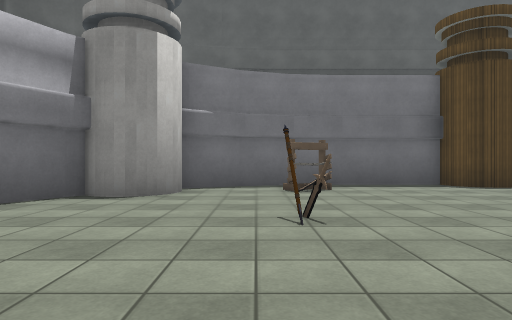
View 1 (above)

19 first-person views from a walk through a 3-D level made in the Unity game engine. The camera is 1.2 m above the floor, looks level and sees 75° across. The floor is counted in squares, 2 m on a side. Each view is taken from the middle of a square. On the plan, view 1 faces up. The plan holds only what a view shows up to about 10 squares ahead; the rest is blank. The place goes on beyond the plan. The player character is not drawn. Some surface patterns are stand-ins.

View 2
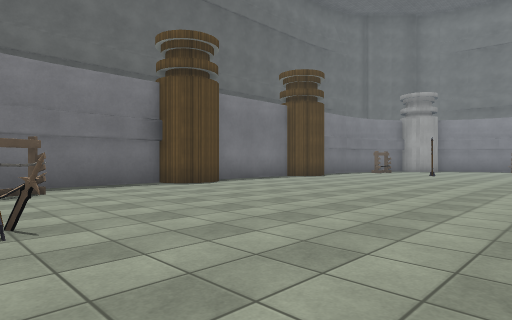

View 3
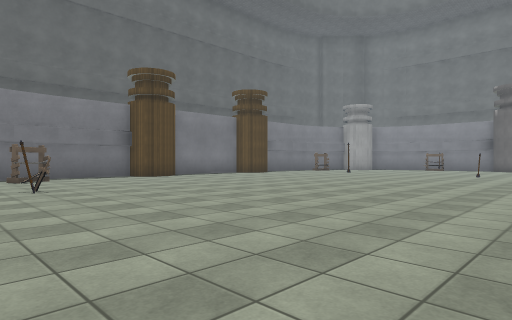

View 4
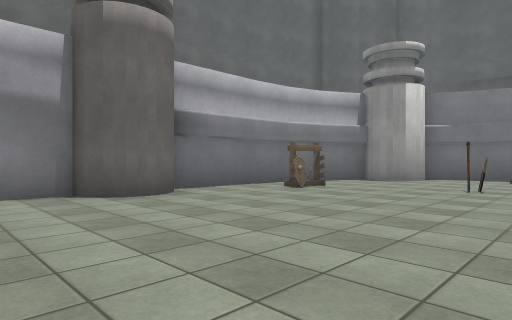

View 5
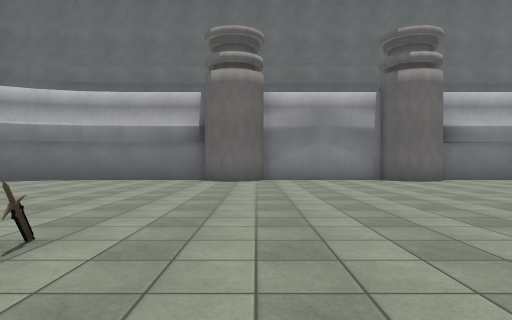

View 6
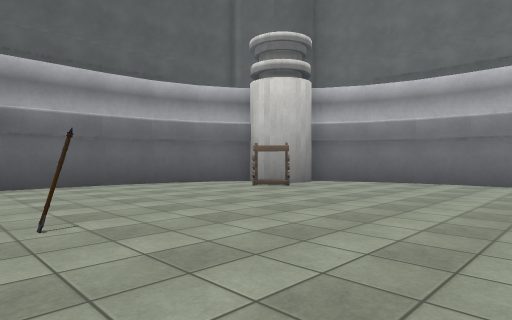

View 7
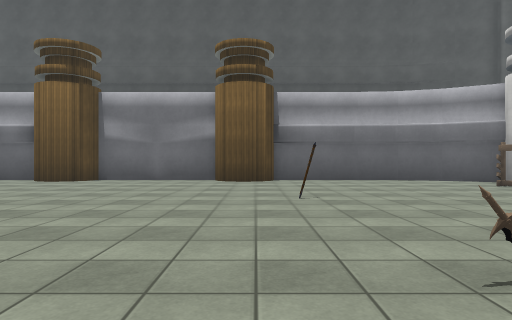

View 8
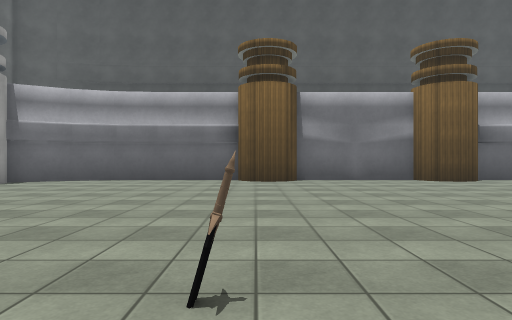

View 9
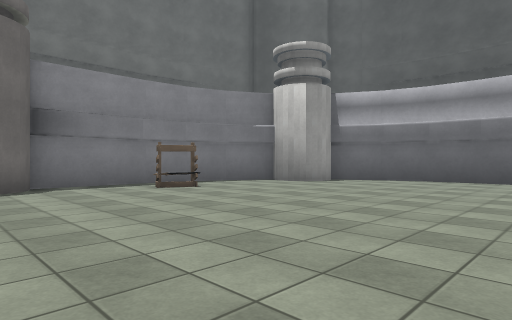

View 10
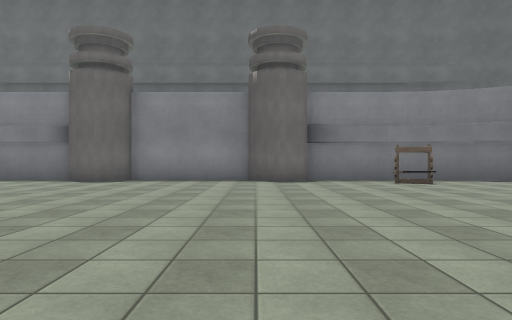

View 11
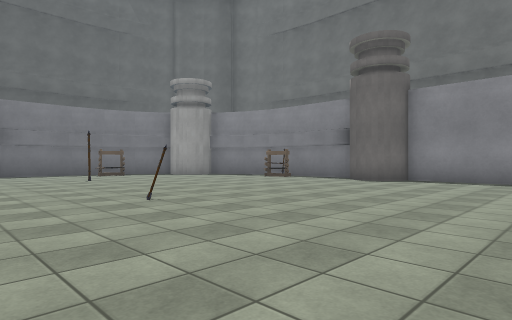

View 12
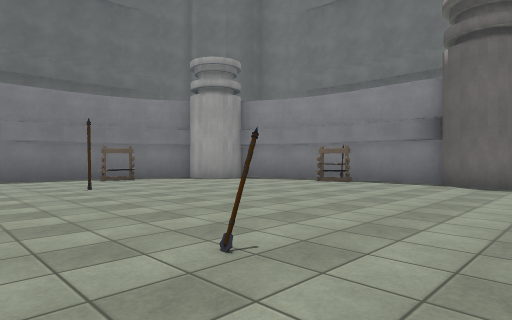

View 13
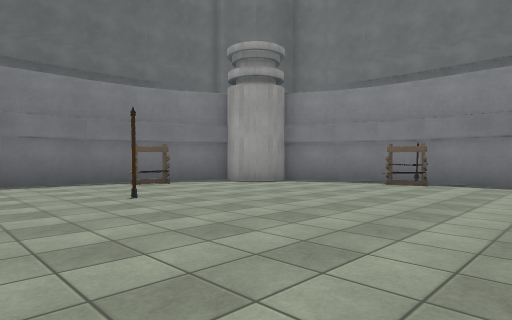

View 14
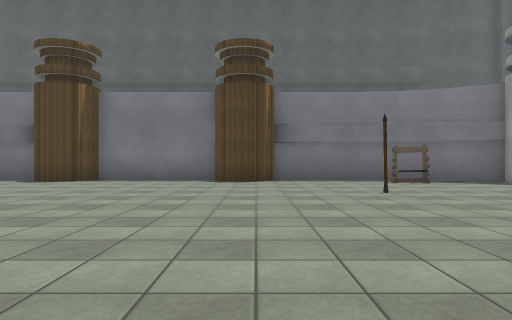

View 15
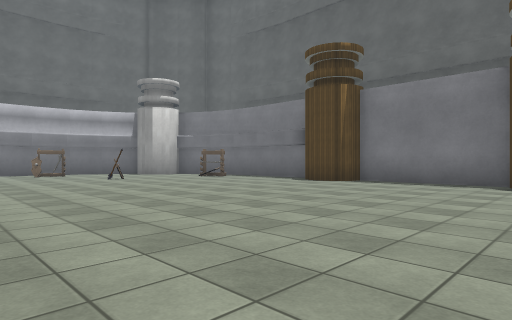

View 16
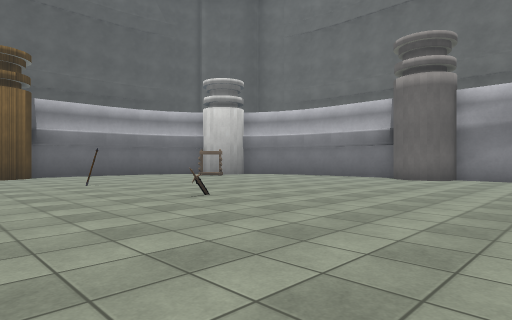

View 17
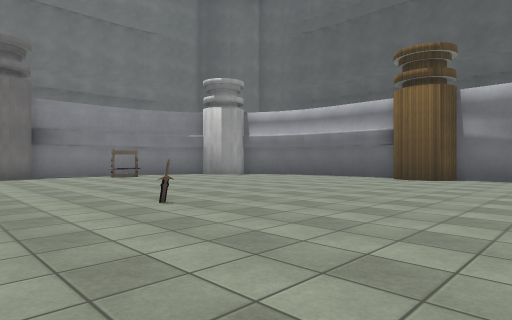

View 18
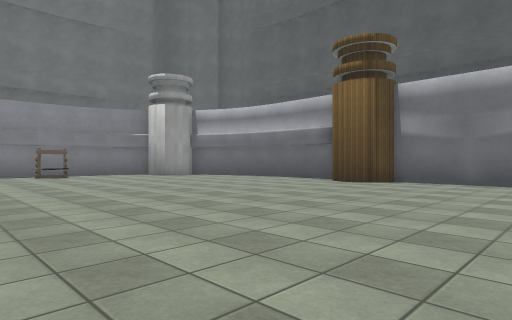

View 19
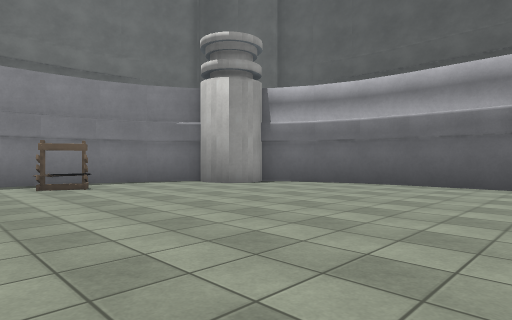

### Floor plan
Key: @ floor where view 1 was taken; # wall or solid block; . floor; R rack; S sword; H shield; O other object.
Columns run from 4 left of view 1 to 20 right of it. Each row starts with its distance up from view 1.
  8   #####################
  7   #..OR............R..#
  6 ###..O.............O..###
  5 #.......................#
  4 #................#......#
  3 #...#S.................R#
  2 #RH....................O#
  1 #......................O#
  0 #...@...................#
 -1 #................#......#
 -2 #.......................#
 -3 #.......................#
 -4 #...........  ..........#
 -5 #.......................#
 -6 #.......................#
 -7 #..............S........#
 -8 #.......S...............#
 -9 #.......................#
-10 #.....................OR#
-11 #.......#...............#
-12 #.......................#
-13 #..R....................#
-14 ###...................###
-15   #...................#
-16   #####################

Positions as (right, up) in squares from view 1, and headings:
1: (0, 0), facing up
2: (0, 0), facing up-right
3: (-1, -4), facing up-right
4: (2, -4), facing up-left
5: (6, -6), facing left
6: (5, -8), facing down-left
7: (5, -6), facing down
8: (11, -6), facing down
9: (12, -6), facing down-right
10: (10, -6), facing right
11: (10, -6), facing up-right
12: (11, -3), facing up-right
13: (11, -1), facing up-right
14: (11, -2), facing up
15: (11, -1), facing up-left
16: (7, -3), facing down-left
17: (7, -5), facing down-right
18: (6, -7), facing down-right
19: (11, -8), facing down-right
